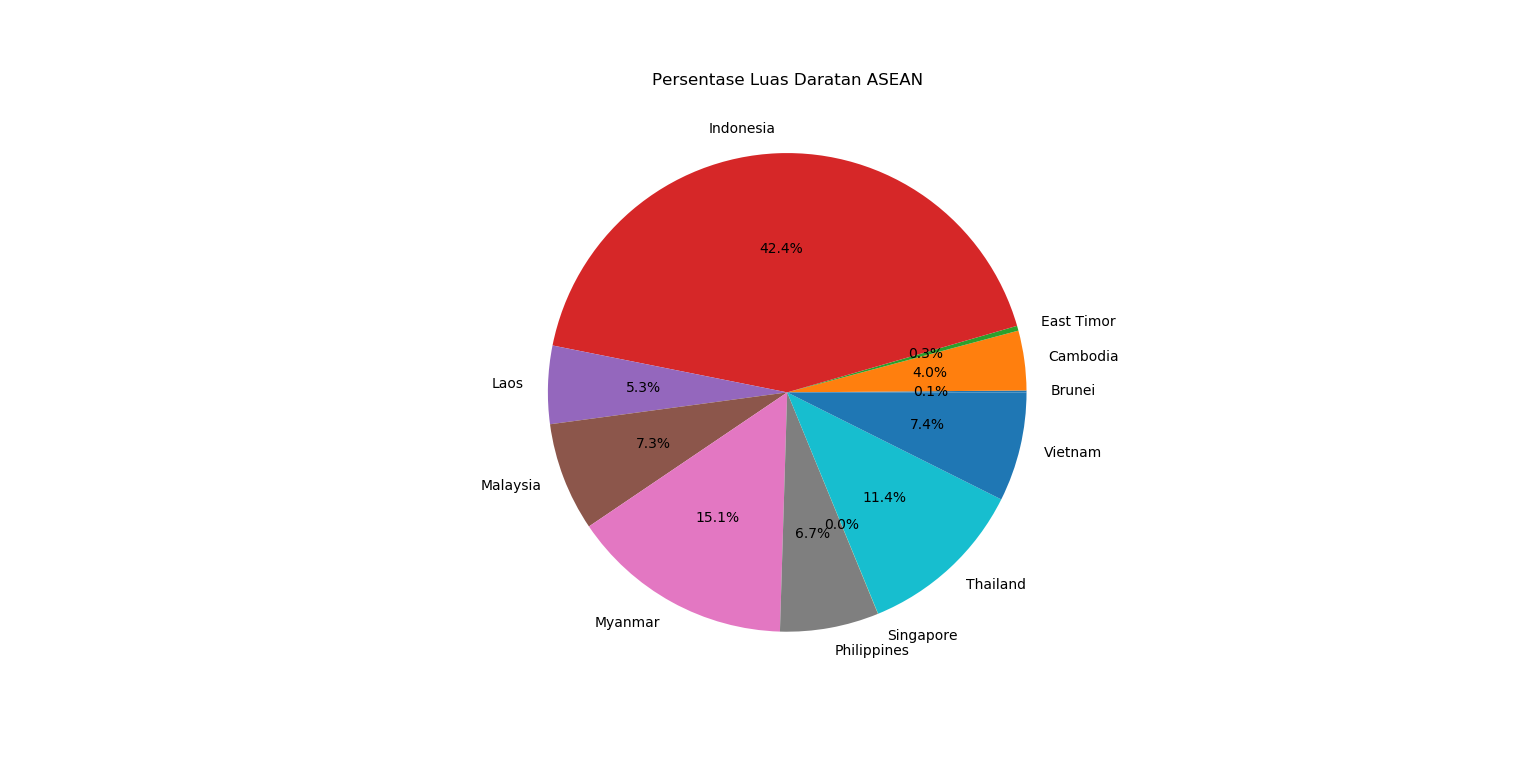

The script that drew this image:
import mysql.connector
import pandas as pd
import matplotlib.pyplot as plt
import numpy as np

# connect to mysql
mydb = mysql.connector.connect(
    host = 'localhost',
    user = 'Matthew',
    password = 'Matthew1998',
    database = 'world'
)

# read the data
df = pd.read_sql('select country.Name, country.SurfaceArea from country where country.Region = "Southeast Asia" order by Name asc', con = mydb)
print(df)

plt.figure('Ini grafik nomor 4', figsize=(10, 5))
plt.subplot(111) 

plt.pie(df.SurfaceArea, labels=df.Name, autopct='%.1f%%')
plt.title('Persentase Luas Daratan ASEAN')
plt.show()
